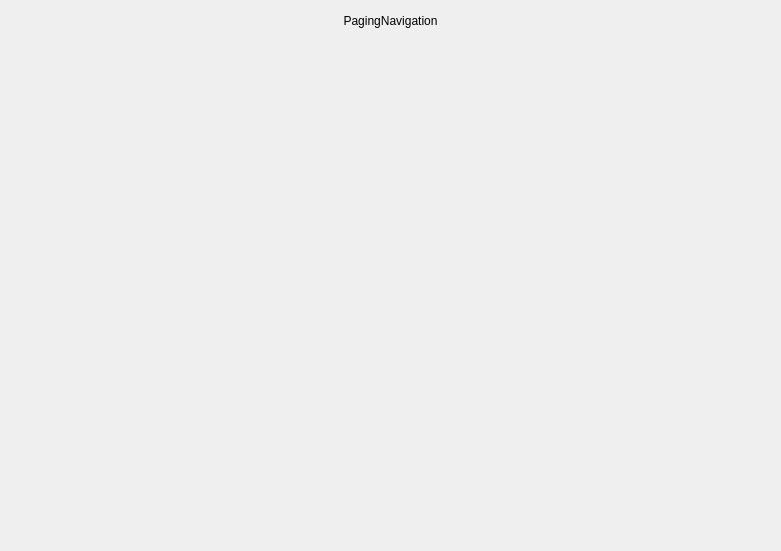
<?xml version="1.0" encoding="UTF-8"?>
<ui version="4.0">
 <class>PagingNavigationTools</class>
 <widget class="QWidget" name="PagingNavigationTools">
  <property name="geometry">
   <rect>
    <x>0</x>
    <y>0</y>
    <width>781</width>
    <height>551</height>
   </rect>
  </property>
  <property name="windowTitle">
   <string>Form</string>
  </property>
  <layout class="QVBoxLayout" name="verticalLayout">
   <item>
    <widget class="QLabel" name="PagingNavigationLabel">
     <property name="minimumSize">
      <size>
       <width>0</width>
       <height>20</height>
      </size>
     </property>
     <property name="maximumSize">
      <size>
       <width>16777215</width>
       <height>20</height>
      </size>
     </property>
     <property name="text">
      <string>PagingNavigation</string>
     </property>
     <property name="alignment">
      <set>Qt::AlignCenter</set>
     </property>
    </widget>
   </item>
   <item>
    <layout class="QHBoxLayout" name="horizontalLayout">
     <property name="spacing">
      <number>0</number>
     </property>
     <property name="topMargin">
      <number>10</number>
     </property>
     <property name="bottomMargin">
      <number>10</number>
     </property>
     <item>
      <spacer name="horizontalSpacer_2">
       <property name="orientation">
        <enum>Qt::Horizontal</enum>
       </property>
       <property name="sizeHint" stdset="0">
        <size>
         <width>40</width>
         <height>20</height>
        </size>
       </property>
      </spacer>
     </item>
     <item>
      <layout class="QHBoxLayout" name="PagingNavigationLayout_1">
       <property name="spacing">
        <number>0</number>
       </property>
       <property name="topMargin">
        <number>0</number>
       </property>
      </layout>
     </item>
     <item>
      <spacer name="horizontalSpacer">
       <property name="orientation">
        <enum>Qt::Horizontal</enum>
       </property>
       <property name="sizeHint" stdset="0">
        <size>
         <width>40</width>
         <height>20</height>
        </size>
       </property>
      </spacer>
     </item>
    </layout>
   </item>
   <item>
    <spacer name="verticalSpacer">
     <property name="orientation">
      <enum>Qt::Vertical</enum>
     </property>
     <property name="sizeHint" stdset="0">
      <size>
       <width>20</width>
       <height>40</height>
      </size>
     </property>
    </spacer>
   </item>
  </layout>
 </widget>
 <resources/>
 <connections/>
</ui>
